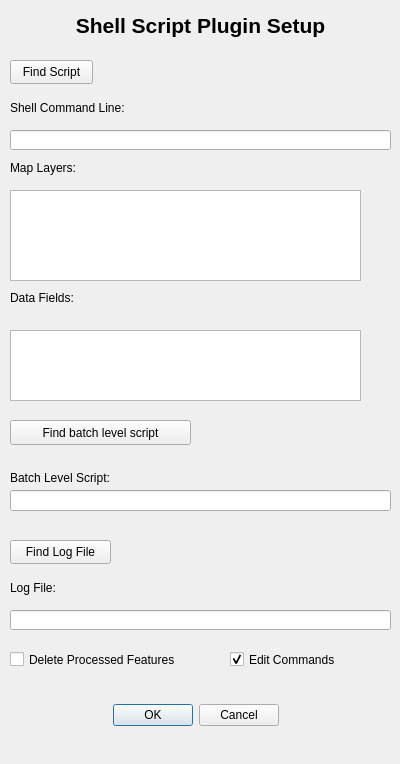
<?xml version="1.0" encoding="UTF-8"?>
<ui version="4.0">
 <class>ShellDB</class>
 <widget class="QDialog" name="ShellDB">
  <property name="geometry">
   <rect>
    <x>0</x>
    <y>0</y>
    <width>400</width>
    <height>764</height>
   </rect>
  </property>
  <property name="windowTitle">
   <string>ShellDB Configuration</string>
  </property>
  <widget class="QDialogButtonBox" name="AcceptRejectButtonBox">
   <property name="geometry">
    <rect>
     <x>0</x>
     <y>700</y>
     <width>391</width>
     <height>31</height>
    </rect>
   </property>
   <property name="orientation">
    <enum>Qt::Horizontal</enum>
   </property>
   <property name="standardButtons">
    <set>QDialogButtonBox::Cancel|QDialogButtonBox::Ok</set>
   </property>
   <property name="centerButtons">
    <bool>true</bool>
   </property>
  </widget>
  <widget class="QLabel" name="Header_Label">
   <property name="geometry">
    <rect>
     <x>0</x>
     <y>10</y>
     <width>401</width>
     <height>31</height>
    </rect>
   </property>
   <property name="font">
    <font>
     <pointsize>16</pointsize>
     <weight>75</weight>
     <bold>true</bold>
    </font>
   </property>
   <property name="text">
    <string>Shell Script Plugin Setup</string>
   </property>
   <property name="textFormat">
    <enum>Qt::AutoText</enum>
   </property>
   <property name="alignment">
    <set>Qt::AlignCenter</set>
   </property>
  </widget>
  <widget class="QPushButton" name="find_script_button">
   <property name="geometry">
    <rect>
     <x>10</x>
     <y>60</y>
     <width>83</width>
     <height>24</height>
    </rect>
   </property>
   <property name="text">
    <string>Find Script</string>
   </property>
  </widget>
  <widget class="QLineEdit" name="Command_Line_textinput">
   <property name="geometry">
    <rect>
     <x>10</x>
     <y>130</y>
     <width>381</width>
     <height>20</height>
    </rect>
   </property>
  </widget>
  <widget class="QLabel" name="label">
   <property name="geometry">
    <rect>
     <x>10</x>
     <y>100</y>
     <width>155</width>
     <height>16</height>
    </rect>
   </property>
   <property name="text">
    <string>Shell Command Line:</string>
   </property>
  </widget>
  <widget class="QListView" name="data_fields_listbox">
   <property name="geometry">
    <rect>
     <x>10</x>
     <y>330</y>
     <width>351</width>
     <height>71</height>
    </rect>
   </property>
   <property name="selectionMode">
    <enum>QAbstractItemView::SingleSelection</enum>
   </property>
  </widget>
  <widget class="QLabel" name="label_2">
   <property name="geometry">
    <rect>
     <x>10</x>
     <y>290</y>
     <width>91</width>
     <height>16</height>
    </rect>
   </property>
   <property name="text">
    <string>Data Fields:</string>
   </property>
  </widget>
  <widget class="QLabel" name="label_3">
   <property name="geometry">
    <rect>
     <x>10</x>
     <y>160</y>
     <width>81</width>
     <height>16</height>
    </rect>
   </property>
   <property name="text">
    <string>Map Layers:</string>
   </property>
  </widget>
  <widget class="QListView" name="map_layers_listbox">
   <property name="geometry">
    <rect>
     <x>10</x>
     <y>190</y>
     <width>351</width>
     <height>91</height>
    </rect>
   </property>
  </widget>
  <widget class="QCheckBox" name="HideProcessedPointsCheckbox">
   <property name="geometry">
    <rect>
     <x>10</x>
     <y>650</y>
     <width>211</width>
     <height>19</height>
    </rect>
   </property>
   <property name="text">
    <string>Delete Processed Features</string>
   </property>
  </widget>
  <widget class="QLineEdit" name="LogFileNameLine">
   <property name="geometry">
    <rect>
     <x>10</x>
     <y>610</y>
     <width>381</width>
     <height>20</height>
    </rect>
   </property>
  </widget>
  <widget class="QLabel" name="label_4">
   <property name="geometry">
    <rect>
     <x>10</x>
     <y>580</y>
     <width>55</width>
     <height>16</height>
    </rect>
   </property>
   <property name="text">
    <string>Log File:</string>
   </property>
  </widget>
  <widget class="QPushButton" name="find_log_button">
   <property name="geometry">
    <rect>
     <x>10</x>
     <y>540</y>
     <width>101</width>
     <height>24</height>
    </rect>
   </property>
   <property name="text">
    <string>Find Log File</string>
   </property>
  </widget>
  <widget class="QCheckBox" name="EditCommandCheckbox">
   <property name="geometry">
    <rect>
     <x>230</x>
     <y>650</y>
     <width>131</width>
     <height>19</height>
    </rect>
   </property>
   <property name="text">
    <string>Edit Commands</string>
   </property>
   <property name="checked">
    <bool>true</bool>
   </property>
  </widget>
  <widget class="QPushButton" name="find_batch_cmd_button">
   <property name="geometry">
    <rect>
     <x>10</x>
     <y>420</y>
     <width>181</width>
     <height>25</height>
    </rect>
   </property>
   <property name="text">
    <string>Find batch level script</string>
   </property>
  </widget>
  <widget class="QLineEdit" name="BatchLevelScriptLine">
   <property name="geometry">
    <rect>
     <x>10</x>
     <y>490</y>
     <width>381</width>
     <height>21</height>
    </rect>
   </property>
  </widget>
  <widget class="QLabel" name="label_5">
   <property name="geometry">
    <rect>
     <x>10</x>
     <y>470</y>
     <width>131</width>
     <height>16</height>
    </rect>
   </property>
   <property name="text">
    <string>Batch Level Script:</string>
   </property>
  </widget>
 </widget>
 <resources/>
 <connections>
  <connection>
   <sender>AcceptRejectButtonBox</sender>
   <signal>accepted()</signal>
   <receiver>ShellDB</receiver>
   <slot>accept()</slot>
   <hints>
    <hint type="sourcelabel">
     <x>248</x>
     <y>254</y>
    </hint>
    <hint type="destinationlabel">
     <x>157</x>
     <y>274</y>
    </hint>
   </hints>
  </connection>
  <connection>
   <sender>AcceptRejectButtonBox</sender>
   <signal>rejected()</signal>
   <receiver>ShellDB</receiver>
   <slot>reject()</slot>
   <hints>
    <hint type="sourcelabel">
     <x>316</x>
     <y>260</y>
    </hint>
    <hint type="destinationlabel">
     <x>286</x>
     <y>274</y>
    </hint>
   </hints>
  </connection>
 </connections>
</ui>
